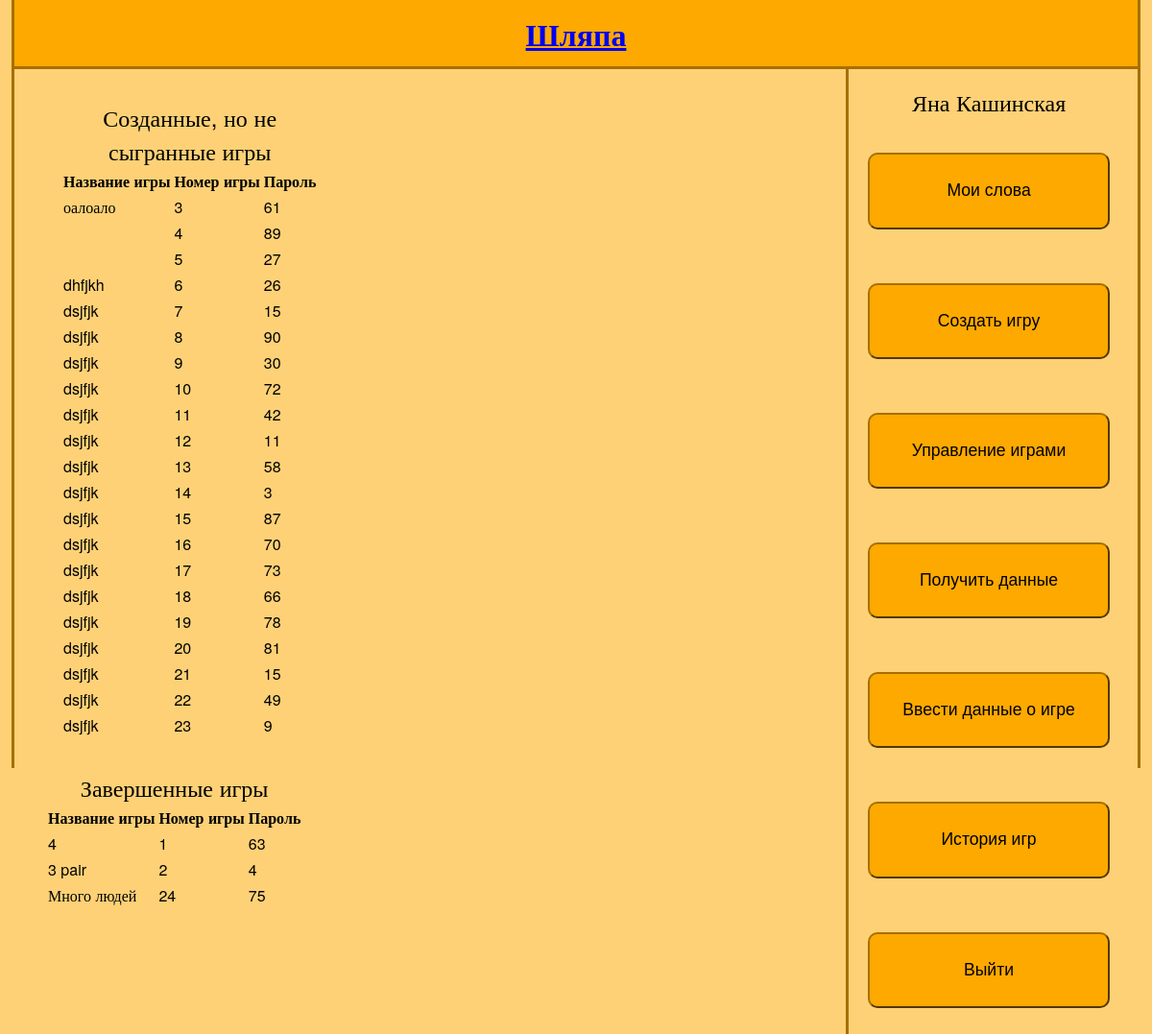
Before: /queue_games/ (signed in) with the older database file.
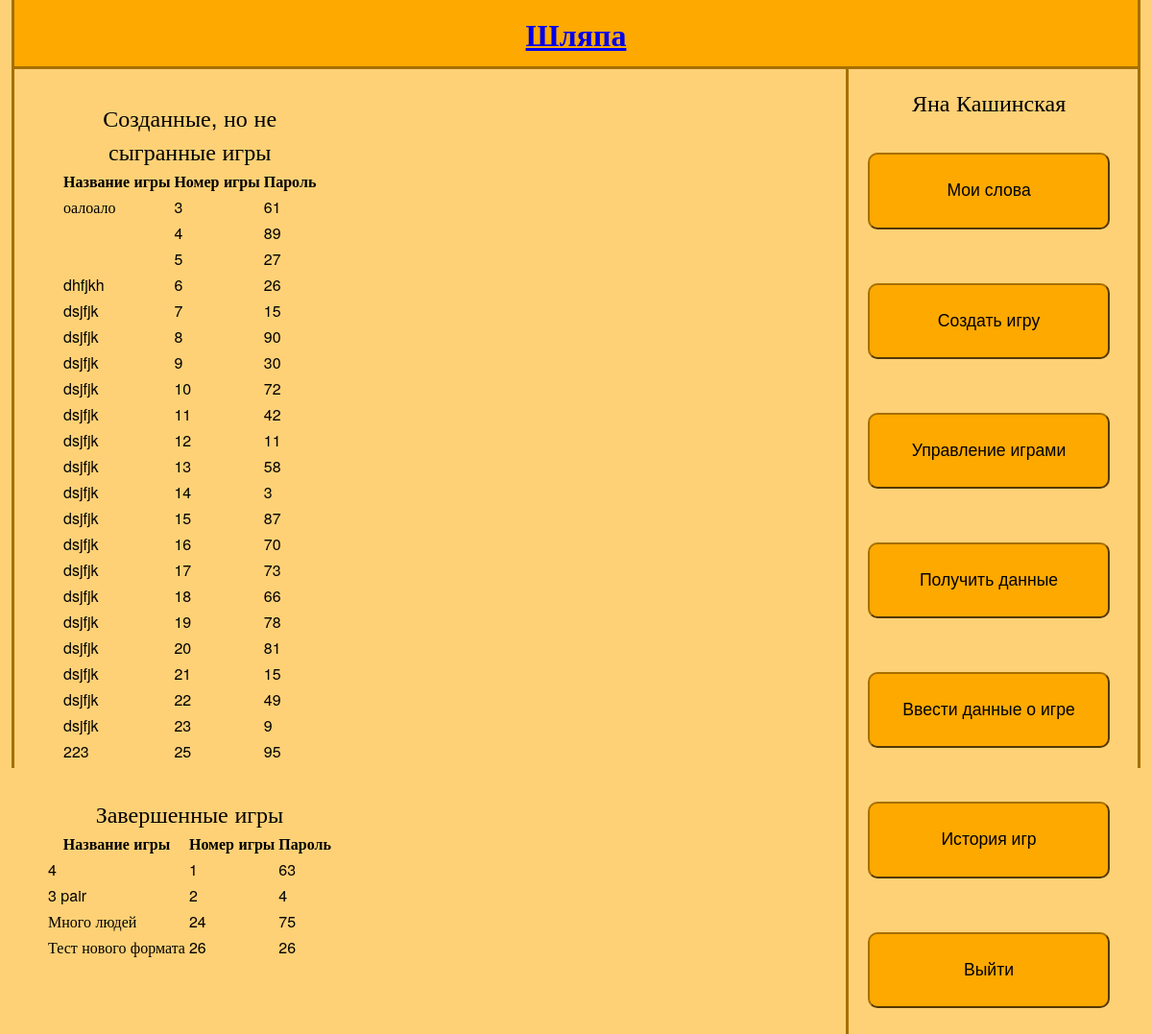
After: the same page with the newer database file.
### game/models.py (models this page shows, shortened)
class Game(models.Model):
	name = models.CharField(max_length = 100)
	password = models.IntegerField()
	creator = models.ForeignKey(User, related_name='creator')
	user = models.ManyToManyField(User, related_name='user')

### views.py (the view)
# urls.py: url(r'^queue_games/$', queue_games),
def queue_games(request):
	games = Game.objects.filter(creator = request.user)
	gamesFinished = []
	gamesNoFinished = []
	for game in games:
		if len(ReportGame.objects.filter(gameId = game)) > 0:
			gamesFinished.append(game)
		else:
			gamesNoFinished.append(game)
	return render_to_response('queue_games.html', {'gamesFinished':gamesFinished, 'gamesNoFinished':gamesNoFinished},context_instance=RequestContext(request))

### templates/queue_games.html (shortened to what this page needs)
{% extends "base.html" %}
{% block main %}
<p>
	<div id="no_finished_games">
		<table class = "status_games">
		<caption> Созданные, но не сыгранные игры  </caption>
		<tr>
		<th> Название игры </th> <th> Номер игры </th> <th> Пароль </th>
		</tr>
		{%for game in gamesNoFinished %}
		<tr>
			<td> {{game.name}} </td> <td> {{game.id}}</td><td> {{game.password}} </td>
		</tr>
		{%endfor%}
		</table>
	</div>
	<div id = "finished_games">
		<table class = "status_games">
		<caption>  Завершенные игры </caption>
		<tr>
		<th> Название игры </th> <th> Номер игры </th> <th> Пароль </th>
		</tr>
		{%for game in gamesFinished %}
		<tr>
			<td> {{game.name}} </td> <td> {{game.id}}</td><td> {{game.password}} </td>
		</tr>
		{%endfor%}
		</table>
	</div>
</p>
{% endblock %}

Changed rows visible on the page:
added Game: name "223", id "25", password "95", shown under "Созданные, но не сыгранные игры"
added Game: name "Тест нового формата", id "26", password "26", shown under "Завершенные игры"
